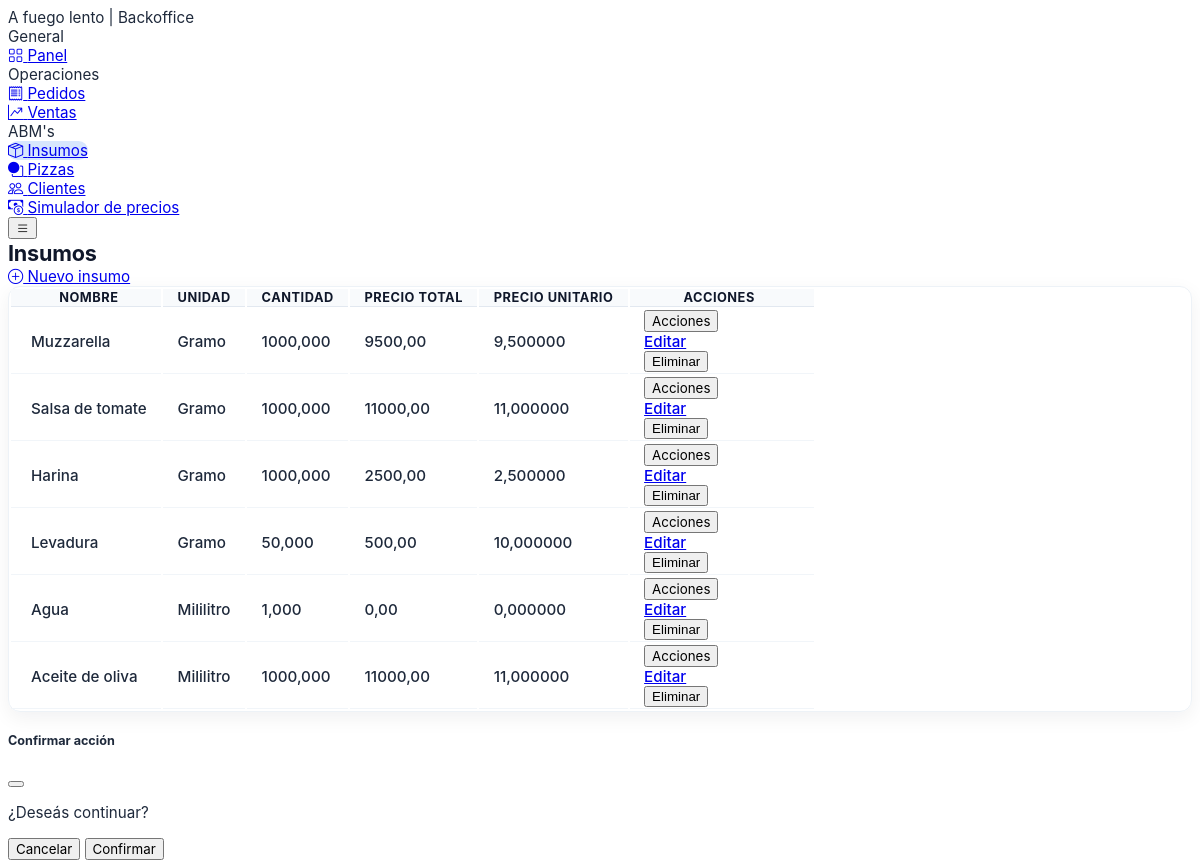
The page /ingredients/ on the database as committed earlier.
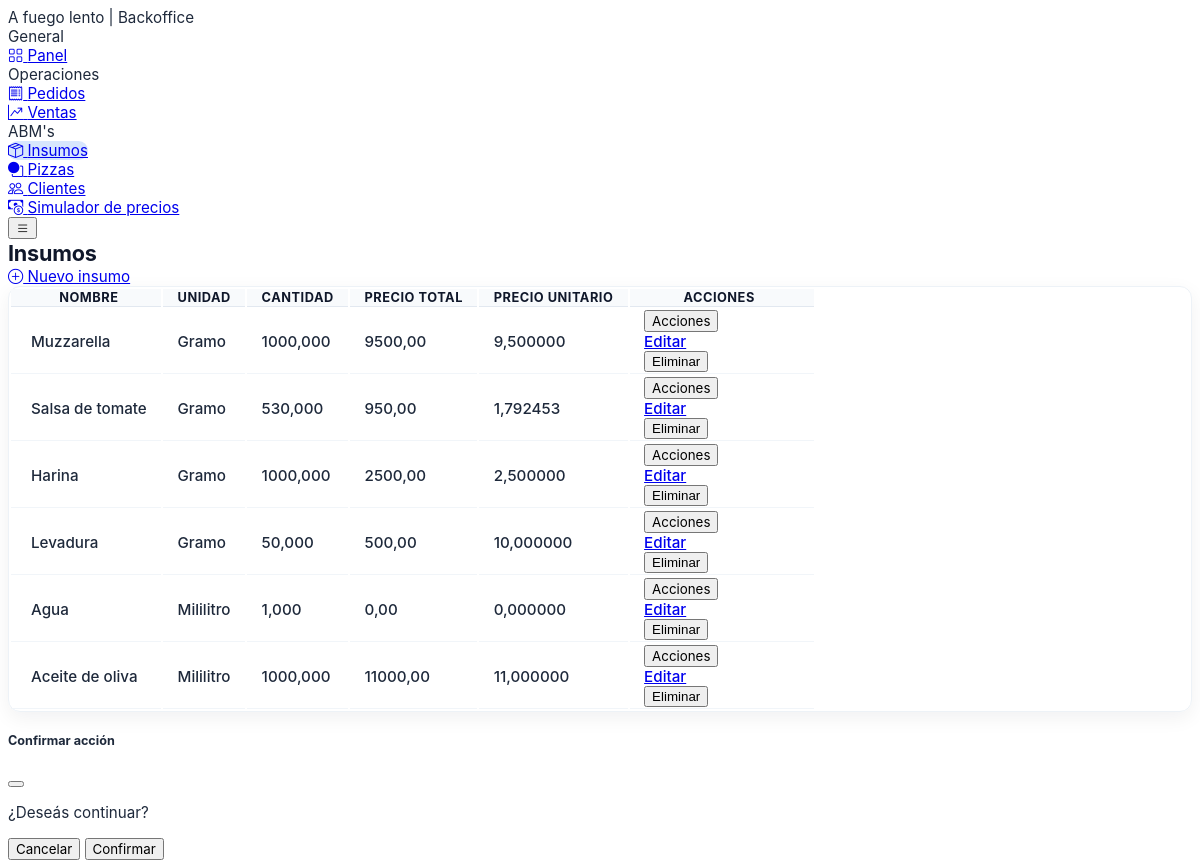
The same page on the database as committed later.
### core/models.py (models this page shows, shortened)
class TimestampedModel(models.Model):
    created_at = models.DateTimeField(auto_now_add=True)
    updated_at = models.DateTimeField(auto_now=True)
    class Meta:
        abstract = True

class Ingredient(TimestampedModel):
    class Unit(models.TextChoices):
        GRAM = "g", "Gramo"
        MILLILITER = "ml", "Mililitro"
        UNIT = "un", "Unidad"
    name = models.CharField(max_length=120, unique=True)
    unit = models.CharField(max_length=2, choices=Unit.choices)
    quantity = models.DecimalField(
        max_digits=12,
        decimal_places=3,
        validators=[MinValueValidator(0.001)],
        verbose_name="Cantidad",
    )
    total_price = models.DecimalField(
        max_digits=12,
        decimal_places=2,
        validators=[MinValueValidator(0)],
        verbose_name="Precio total",
    )
    unit_price = models.DecimalField(
        max_digits=14,
        decimal_places=6,
        validators=[MinValueValidator(0)],
        verbose_name="Precio unitario",
    )
    is_active = models.BooleanField(default=True)

### core/views.py (the view)
# urls.py: path("ingredients/", IngredientListView.as_view(), name="ingredient_list"),
class IngredientListView(ListView):
    model = Ingredient
    template_name = "core/ingredient_list.html"
    context_object_name = "ingredients"

### templates/core/ingredient_list.html (shortened to what this page needs)
{% extends "base.html" %}
{% block page_title %}Insumos{% endblock %}
{% block content %}
<div class="d-flex justify-content-end mb-3">
  <a class="btn btn-primary" href="/ingredients/new/">
    <i class="bi bi-plus-circle"></i>&nbsp;Nuevo insumo
  </a>
</div>
<div class="card bo-content-card">
  <div class="table-responsive bo-table-responsive">
    <table class="table table-row-dashed align-middle gs-0 gy-3 bo-table">
      <thead>
        <tr>
          <th>Nombre</th>
          <th>Unidad</th>
          <th>Cantidad</th>
          <th>Precio total</th>
          <th>Precio unitario</th>
          <th>Acciones</th>
        </tr>
      </thead>
      <tbody>
      {% for ingredient in ingredients %}
        <tr>
          <td>{{ ingredient.name }}</td>
          <td>{{ ingredient.get_unit_display }}</td>
          <td>{{ ingredient.quantity }}</td>
          <td>{{ ingredient.total_price }}</td>
          <td>{{ ingredient.unit_price }}</td>
          <td>
            <div class="dropdown">
              <button class="btn btn-sm btn-light-primary dropdown-toggle" data-bs-toggle="dropdown" type="button">
                Acciones
              </button>
              <div class="dropdown-menu">
                <a class="dropdown-item" href="/ingredients/{{ ingredient.id }}/edit/">Editar</a>
                <form method="post" action="/ingredients/{{ ingredient.id }}/delete/" data-confirm-message="¿Eliminar insumo?">
                  <button class="dropdown-item text-danger" type="submit">Eliminar</button>
                </form>
              </div>
            </div>
          </td>
        </tr>
      {% empty %}
        <tr class="bo-empty-row"><td colspan="6">Aún no hay insumos cargados.</td></tr>
      {% endfor %}
      </tbody>
    </table>
  </div>
</div>
{% endblock %}

Rows that differ between the two databases and show on the page:
changed Ingredient "Salsa de tomate": quantity "1000,000" → "530,000"; total_price "11000,00" → "950,00"; unit_price "11,000000" → "1,792453"
